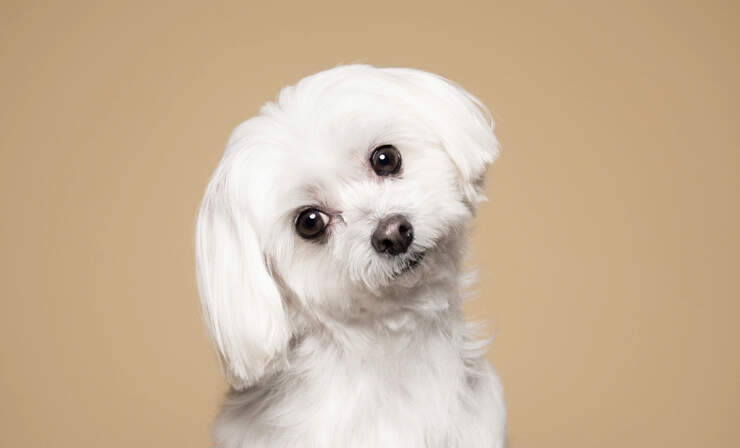
#> input picture computer-vision/dog.jpg, 740 x 448 px
$ python basics.py
#> lines starting #> are read from the running program, lines starting #| are printed output that depends on the picture
import cv2

img = cv2.imread("dog.jpg")
#> img is the input picture: shape (448, 740, 3); mean B, G, R 152, 178.8, 201.3

# Show image
cv2.imshow("Original", img)
cv2.waitKey(0)
cv2.destroyAllWindows()

# Convert to grayscale
gray = cv2.cvtColor(img, cv2.COLOR_BGR2GRAY)
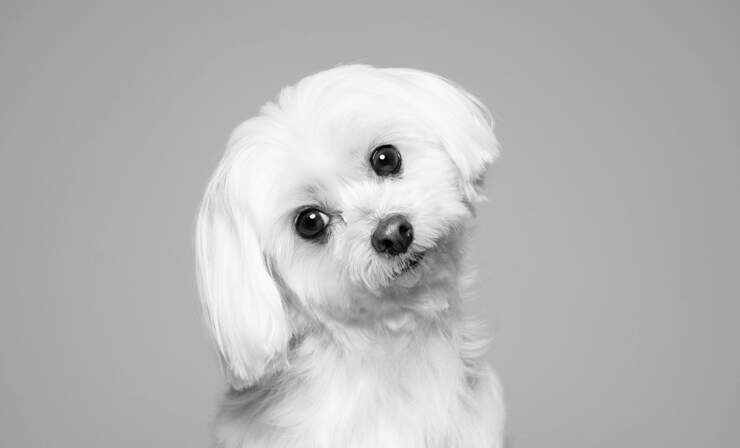
#> gray: shape (448, 740); min 0, max 255, mean 182.6

# Resize
resized = cv2.resize(img, (300, 300))
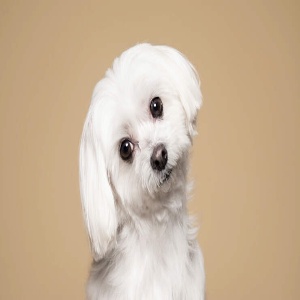
#> resized: shape (300, 300, 3); mean B, G, R 152, 178.8, 201.3

# Crop
cropped = img[50:200, 100:300]
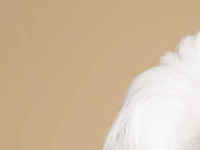
#> cropped: shape (150, 200, 3); mean B, G, R 158.6, 186.4, 209.1

cv2.imshow("Gray", gray)
cv2.waitKey(0)
cv2.imshow("Cropped", cropped)
cv2.waitKey(0)
# cv2.destroyAllWindows()
